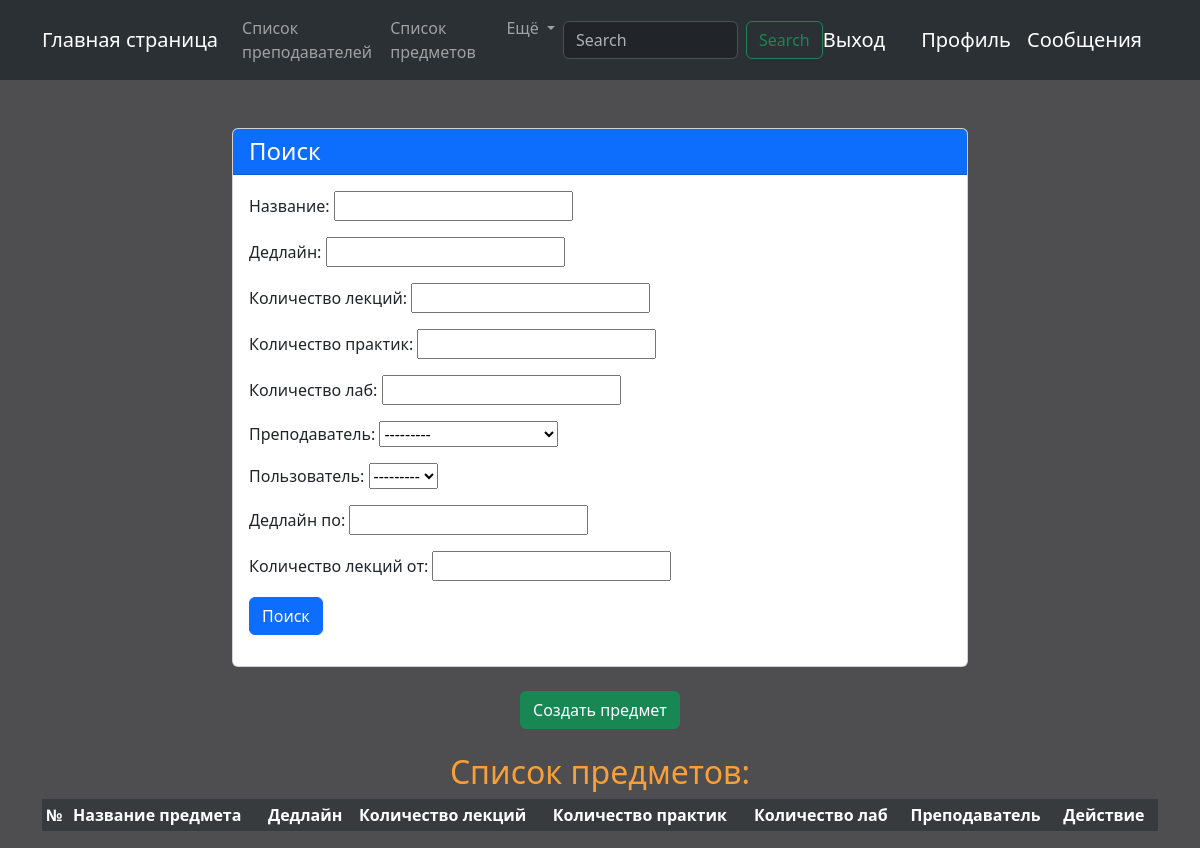
The page /subjects/ (signed in) on the database as committed earlier.
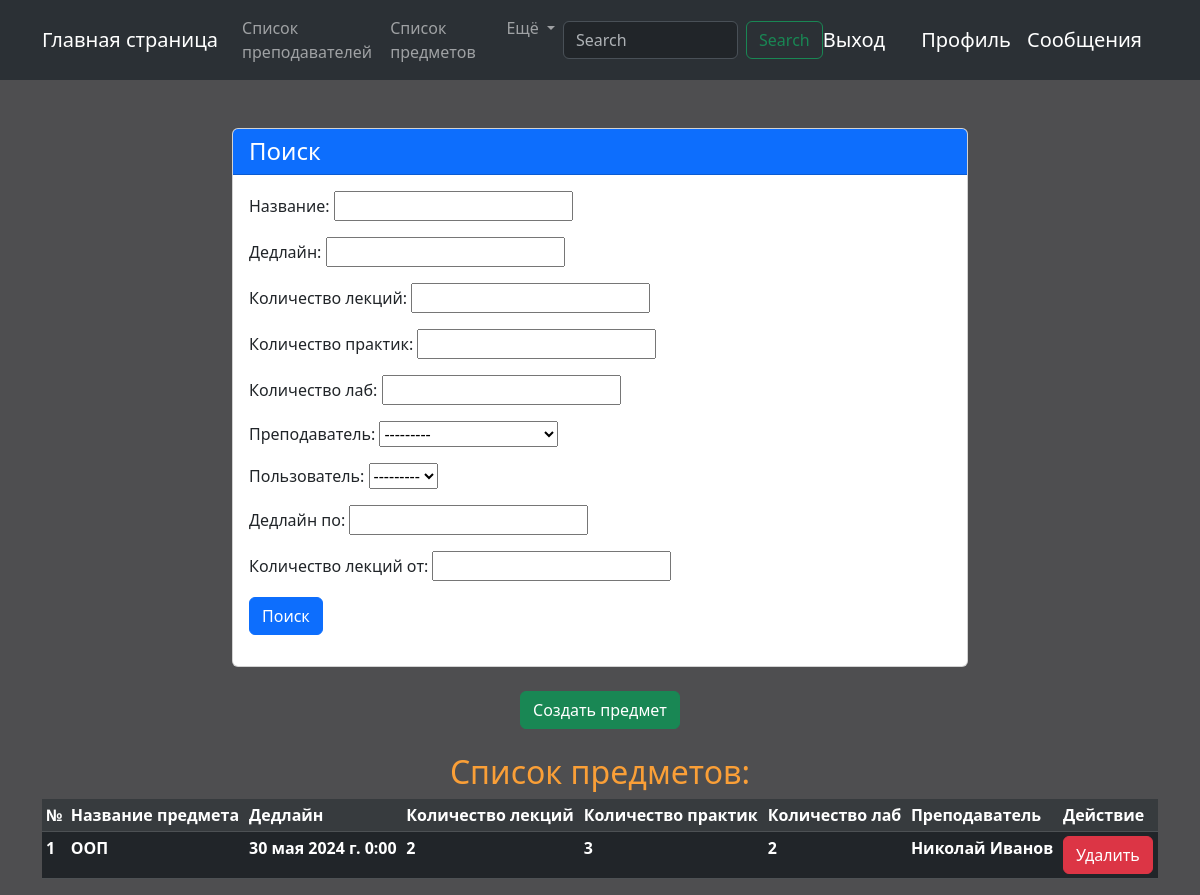
The same page on the database as committed later.
### core/models.py (models this page shows, shortened)
class Subject(models.Model):
    name = models.CharField('Название предмета', max_length=100)
    comment = models.TextField('Комментарий к предмету', blank=True)
    deadline = models.DateTimeField('Дедлайн', blank=True)
    count_lecture = models.PositiveIntegerField('Количество лекций')
    count_seminar = models.PositiveIntegerField('Количество практик')
    count_laboratory_work = models.PositiveIntegerField('Количество лаб')
    teacher = models.ForeignKey(Teacher, on_delete=models.CASCADE, verbose_name='преподаватель')
    user = models.ForeignKey(User, on_delete=models.CASCADE, verbose_name='Пользователь')
    class Meta:
        verbose_name = 'Предмет'
        verbose_name_plural = 'Предметы'

class Teacher(models.Model):
    first_name = models.CharField('Имя', max_length=100)
    last_name = models.CharField('Фамилия', max_length=100)
    department = models.CharField('Кафедра', max_length=100, blank=True)
    photo = models.ImageField('Фото', blank=True, upload_to='photos_teachers')
    class Meta:
        verbose_name = 'Преподаватель'
        verbose_name_plural = 'Преподаватели'
    def __str__(self) -> str:
        return self.first_name + ' ' + self.last_name

### core/views.py (the view)
# urls.py: path('subjects/', Subjects.as_view(), name='subjects'),
class Subjects(ListView):
    template_name = 'core/subjects.html'
    model = models.Subject
    context_object_name = 'subjects'
    def get_filters(self):
        return filters.SubjectFilter(self.request.GET)
    def get_queryset(self):
        if self.request.user.is_authenticated:
            user = self.request.user
            return models.Subject.objects.filter(user=user)
        else:
            return models.Subject.objects.none()
    def get_context_data(self, *, object_list=None, **kwargs):
        context = super().get_context_data()
        context['title'] = 'Список предметов:'
        context['text'] = 'Список предметов:'
        context['filters'] = self.get_filters()
        return context

### core/templates/core/subjects.html (shortened to what this page needs)
{% extends 'core/base.html' %}
{% block content %}
    <div class="container mt-5">
        <div class="row justify-content-center">
            <div class="col-md-8">
                <div class="card">
                    <div class="card-header bg-primary text-white">
                        <h4 class="mb-0">Поиск</h4>
                    </div>
                    <div class="card-body">
                        <form method="get">
                            <div class="form-row">
                                {{ filters.form.as_p }}
                            </div>
                            <div class="form-group mt-3">
                                <button type="submit" class="btn btn-primary btn-block">Поиск</button>
                            </div>
                        </form>
                    </div>
                </div>
            </div>
        </div>
    </div>
    {% if user.is_authenticated %}
        <div class="container mt-4 mb-4" align="center">
            <a href="{% url 'add_subject' %}" class="btn btn-success">Создать предмет</a>
        </div>
    {% else %}
        <div class="container mt-4 mb-4" align="center">
            <a href="{% url 'registration' %}" class="btn btn-success">Зарегистрироваться, чтобы добавить предмет</a>
        </div>
    {% endif %}
    <h2 align="center"> {{ text }} </h2>
    <div class="container">
        <table class="table table-dark table-sm">
            <thead>
                <tr class="table-active">
                    <th scope="col">№</th>
                    <th scope="col">Название предмета</th>
                    <th scope="col">Дедлайн</th>
                    <th scope="col">Количество лекций</th>
                    <th scope="col">Количество практик</th>
                    <th scope="col">Количество лаб</th>
                    <th scope="col">Преподаватель</th>
                    <th scope="col">Действие</th>
                </tr>
              </thead>
              <tbody>
                {% for subject in subjects %}
                    <tr>
                        <th scope="col"> {{ forloop.counter }} </th>
                        <th scope="col"> {{ subject.name }} </th>
                        <th scope="col"> {{ subject.deadline }} </th>
                        <th scope="col"> {{ subject.count_lecture }} </th>
                        <th scope="col"> {{ subject.count_seminar }} </th>
                        <th scope="col"> {{ subject.count_laboratory_work }} </th>
                        <th scope="col"> {{ subject.teacher }} </th>
                        <td>
                            <a href="{% url 'subject_delete' subject.pk %}" class="btn btn-danger">Удалить</a>
                        </td>
                    </tr>
                {% endfor %}
              </tbody>
        </table>
    </div>
{% endblock %}

Rows that differ between the two databases and show on the page:
added Subject: name "ООП", deadline "30 мая 2024 г. 0:00", count_lecture "2", count_seminar "3", count_laboratory_work "2", teacher "Николай Иванов"
